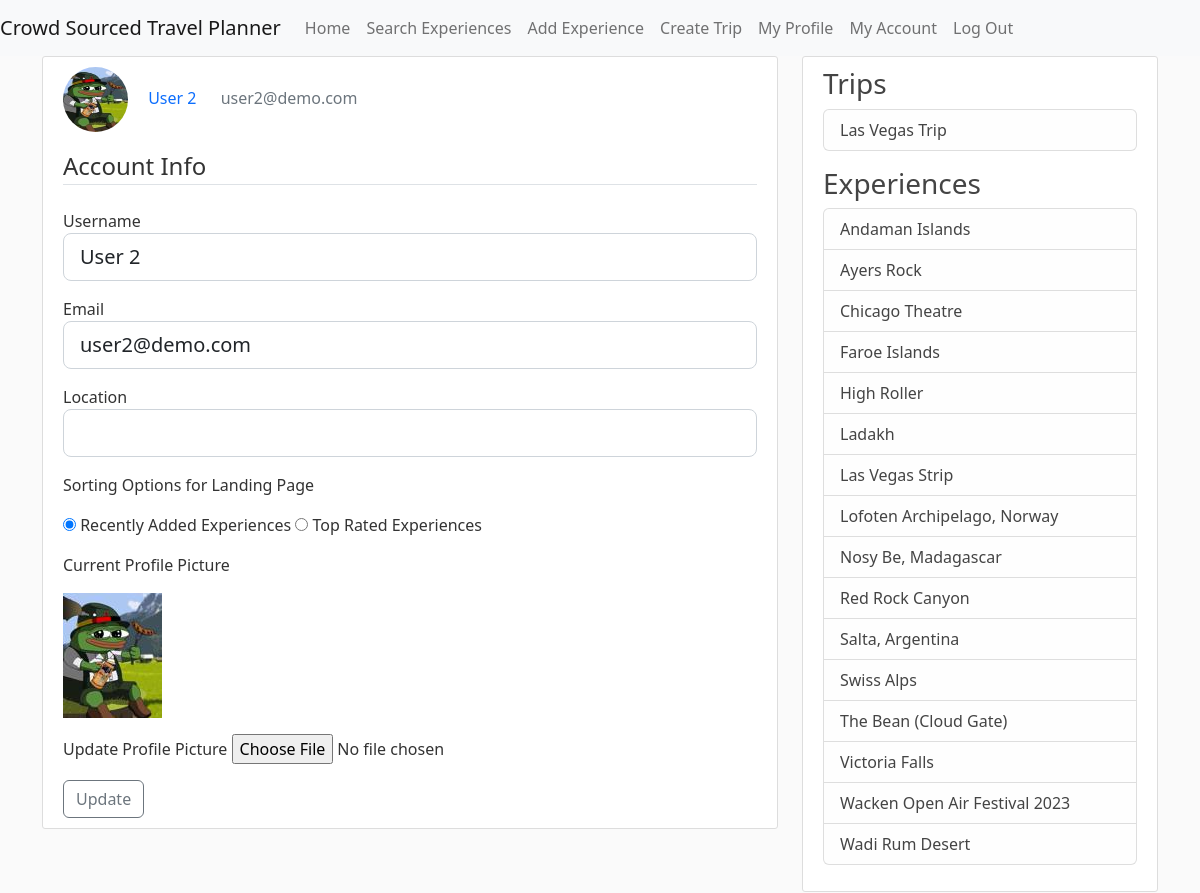
Page /account (signed in) on the committed database.
### CrowdSourcedTravelPlanner/models.py (models this page shows, shortened)
class User(db.Model, UserMixin):
    id = db.Column(db.Integer, primary_key=True)
    username = db.Column(db.String(20), unique=True, nullable=False)
    email = db.Column(db.String(120), unique=True, nullable=False)
    image_file = db.Column(db.String(20), nullable=False, default='default.jpg')
    password = db.Column(db.String(60), nullable=False)
    date_account_created = db.Column(db.DateTime, nullable=False, default=datetime.utcnow)
    experiences = db.relationship('Experience', backref='author', lazy=True)
    trips = db.relationship('Trip', backref='author', lazy=True)
    location = db.Column(db.String(100), nullable=True, default="")
    latitude = db.Column(db.Float, nullable=True)
    longitude = db.Column(db.Float, nullable=True)
    sort = db.Column(db.String(20), nullable=True, default='recent')

class Trip(db.Model):
    id = db.Column(db.Integer, primary_key=True)
    title = db.Column(db.String(100), nullable=False)
    location = db.Column(db.String(100), nullable=False)
    image_file = db.Column(db.String(20), nullable=False, default='trips_default.jpg')
    user_id = db.Column(db.Integer, db.ForeignKey('user.id'), nullable=False)

class Experience(db.Model):
    id = db.Column(db.Integer, primary_key=True)
    title = db.Column(db.String(100), nullable=False)
    description = db.Column(db.Text, nullable=False)
    location = db.Column(db.String(100), nullable=False)
    date_posted = db.Column(db.DateTime, nullable=False, default=datetime.utcnow)
    image_file = db.Column(db.String(20), nullable=False, default='default.jpg')
    user_id = db.Column(db.Integer, db.ForeignKey('user.id'), nullable=False)
    latitude = db.Column(db.Float, nullable=True)
    longitude = db.Column(db.Float, nullable=True)
    keywords = db.relationship('Keyword', order_by=Keyword.id, back_populates='experience')
    ratings = db.relationship("Rating")

### CrowdSourcedTravelPlanner/routes.py (the view)
@app.route("/account", methods=['GET', 'POST'])
@login_required
def account():
    form = forms.UpdateAccountForm()
    if form.validate_on_submit():
        if form.picture.data:
            picture_file = save_profile_picture(form.picture.data)
            current_user.image_file = picture_file
        current_user.username = form.username.data
        current_user.email = form.email.data
        current_user.location = form.location.data
        current_user.sort = form.sort.data
        if current_user.location != "":
            geolocation = get_geolocation(current_user.location)
            if geolocation:
                current_user.latitude = round(float(geolocation[0]), 4)
                current_user.longitude = round(float(geolocation[1]), 4)
        db.session.commit()
        flash('Your account has been updated!', 'success')
        return redirect(url_for('account'))
    elif request.method == 'GET':
        form.username.data = current_user.username
        form.email.data = current_user.email
        form.location.data = current_user.location
        form.sort.data = current_user.sort
    image_file = url_for('static', filename='profile_pics/' + current_user.image_file)
    return render_template('account.html', title='My Account', image_file=image_file, form=form)

### CrowdSourcedTravelPlanner/forms.py (shortened to what this page needs)
class UpdateAccountForm(FlaskForm):
    username = StringField('Username', validators=[DataRequired(), Length(min=2, max=20)])
    email = StringField('Email', validators=[DataRequired(), Email()])
    location = StringField('Location')
    sort = RadioField('Sort',
                      choices=[('recent', 'Recently Added Experiences'), ('top_rated', 'Top Rated Experiences')],
                      validators=[DataRequired()])
    picture = FileField('Update Profile Picture', validators=[FileAllowed(['jpg', 'png'])])
    submit = SubmitField('Update')

### CrowdSourcedTravelPlanner/models.py (called while the page is built)
@login_manager.user_loader
def load_user(user_id):
    return User.query.get(int(user_id))

### CrowdSourcedTravelPlanner/routes.py (called while the page is built)
@app.context_processor
def inject_data():
    trip_data = Trip.query.order_by(Trip.title.asc()).all()
    trip_data_count = Trip.query.count()
    experience_data = Experience.query.order_by(Experience.title.asc()).all()
    exp_data_count = Experience.query.count()
    return dict(trip_data=trip_data, trip_data_count=trip_data_count, experience_data=experience_data,
                exp_data_count=exp_data_count)

### CrowdSourcedTravelPlanner/templates/account.html (shortened to what this page needs)
{% extends "pageLayout.html" %}
{% block content %}
    <div class="content-section">
        <ul>
            <li style="display:inline-block;">
                <a href="{{ url_for('user_experiences', username=current_user.username) }}">
                    <img class="rounded-circle article-img"
                         src="{{ url_for('static', filename='profile_pics/' + current_user.image_file) }}">
                </a>
            </li>
            <li style="display:inline-block;">
                <a class="mr-2 text-decoration-none"
                   href="{{ url_for('user_experiences', username=current_user.username) }}">{{ current_user.username }}</a>
            </li>
            <li style="display:inline-block; padding-left: 20px;">
                <p class="text-secondary">{{ current_user.email }}</p>
            </li>
        </ul>
        <form method="POST" action="" enctype="multipart/form-data">
            <fieldset class="form-group">
                <legend class="border-bottom mb-4">Account Info</legend>
                <div class="form-group">
                    {{ form.username.label(class="form-control-label") }}
                    {% if form.username.errors %}
                        {{ form.username(class="form-control form-control-lg is-invalid") }}
                        <div class="invalid-feedback">
                            {% for error in form.username.errors %}
                                <span>{{ error }}</span>
                            {% endfor %}
                        </div>
                    {% else %}
                        {{ form.username(class="form-control form-control-lg") }}
                    {% endif %}
                </div>
                <div class="form-group pt-3">
                    {{ form.email.label(class="form-control-label") }}
                    {% if form.email.errors %}
                        {{ form.email(class="form-control form-control-lg is-invalid") }}
                        <div class="invalid-feedback">
                            {% for error in form.email.errors %}
                                <span>{{ error }}</span>
                            {% endfor %}
                        </div>
                    {% else %}
                        {{ form.email(class="form-control form-control-lg") }}
                    {% endif %}
                </div>
                <div class="form-group pt-3">
                    {{ form.location.label(class="form-control-label") }}
                    {% if form.location.errors %}
                        {{ form.location(class="form-control form-control-lg is-invalid") }}
                        <div class="invalid-feedback">
                            {% for error in form.location.errors %}
                                <span>{{ error }}</span>
                            {% endfor %}
                        </div>
                    {% else %}
                        {{ form.location(class="form-control form-control-lg") }}
                    {% endif %}
                </div>
                <div class="form-group pt-3">
                    <p>Sorting Options for Landing Page</p>
                    {% for subfield in form.sort %}
                        <tr>
                            <td>{{ subfield }}</td>
                            <td>{{ subfield.label }}</td>
                        </tr>
                    {% endfor %}
                </div>
                <div class="pt-3">
                    <p>Current Profile Picture</p>
                </div>
                <div id="user-uploaded-image">
                    <img class="img-rounded"
                         src="{{ image_file }}">
                </div>
                <div class="form-group pt-3">
                    {{ form.picture.label() }}
                    {{ form.picture(class="form-control-file") }}
                </div>
            </fieldset>
            <div class="form-group pt-3">
                {{ form.submit(class="btn btn-outline-secondary") }}
            </div>
        </form>
    </div>
{% endblock content %}}

### CrowdSourcedTravelPlanner/templates/pageLayout.html (shortened to what this page needs)
<!DOCTYPE html>
<html lang="en">
<head>
    <link href="https://cdn.jsdelivr.net/npm/bootstrap@5.2.2/dist/css/bootstrap.min.css" rel="stylesheet">
    {% if request.endpoint == 'landing' %}
        <title>Crowd Sourced Travel Planner</title>
        <link href="{{ url_for('static', filename='landing.css') }}" rel="stylesheet" type="text/css">
    {% elif request.endpoint == 'login' %}
        <title>Login</title>
        <link href="{{ url_for('static', filename='login.css') }}" rel="stylesheet" type="text/css">
    {% elif request.endpoint == 'register' %}
        <title>Register</title>
        <link href="{{ url_for('static', filename='register.css') }}" rel="stylesheet" type="text/css">
    {% elif request.endpoint == 'profile' %}
        <title>My Profile</title>
        <link href="{{ url_for('static', filename='profile.css') }}" rel="stylesheet" type="text/css">
    {% elif request.endpoint == 'account' %}
        <link href="{{ url_for('static', filename='account.css') }}" rel="stylesheet" type="text/css">
    {% elif request.endpoint == 'add_experience' %}
        <title>Add Experience</title>
        <link href="{{ url_for('static', filename='create_experience.css') }}" rel="stylesheet" type="text/css">
    {% elif request.endpoint == 'experience' %}
        <title>Experience Details</title>
        <link href="{{ url_for('static', filename='experience.css') }}" rel="stylesheet" type="text/css">
    {% elif request.endpoint == 'update_experience' %}
        <title>Update Experience</title>
        <link href="{{ url_for('static', filename='update_experience.css') }}" rel="stylesheet" type="text/css">
    {% elif request.endpoint == 'user_experiences' %}
        <title>User Experiences</title>
        <link href="{{ url_for('static', filename='user_experiences.css') }}" rel="stylesheet" type="text/css">
    {% elif request.endpoint == 'search' %}
        <title>Search</title>
        <link href="{{ url_for('static', filename='search.css') }}" rel="stylesheet" type="text/css">
    {% elif request.endpoint == 'keyword' %}
        <title>Keyword</title>
        <link href="{{ url_for('static', filename='keyword.css') }}" rel="stylesheet" type="text/css">
    {% elif request.endpoint == 'create_trip' %}
        <title>Create Trip</title>
        <link href="{{ url_for('static', filename='create_trip.css') }}" rel="stylesheet" type="text/css">
    {% elif request.endpoint == 'update_trip' %}
        <title>Update Trip</title>
        <link href="{{ url_for('static', filename='update_trip.css') }}" rel="stylesheet" type="text/css">
    {% elif request.endpoint == 'user_trips' %}
        <title>User Trips</title>
        <link href="{{ url_for('static', filename='user_trips.css') }}" rel="stylesheet" type="text/css">
    {% elif request.endpoint == 'trip' %}
        <title>Trip</title>
        <link href="{{ url_for('static', filename='trip.css') }}" rel="stylesheet" type="text/css">
    {% endif %}
</head>
<body>
    <nav class="navbar navbar-expand-lg navbar-light bg-light">
        <a class="navbar-brand" href="{{ url_for('landing') }}">Crowd Sourced Travel Planner</a>
        <div class="collapse navbar-collapse" id="navbarNav">
            <ul class="navbar-nav">
                <li class="nav-item active">
                    <a class="nav-link" href="{{ url_for('landing') }}">Home</a>
                </li>
                <li class="nav-item">
                    <a class="nav-link" href="{{ url_for('search') }}">Search Experiences</a>
                </li>
                {% if current_user.is_authenticated %}
                    <li class="nav-item">
                        <a class="nav-link" href="{{ url_for('add_experience') }}">Add Experience</a>
                    </li>
                    <li class="nav-item">
                        <a class="nav-link" href="{{ url_for('create_trip') }}">Create Trip</a>
                    </li>
                    <li class="nav-item">
                        <a class="nav-link" href="{{ url_for('profile') }}">My Profile</a>
                    </li>
                    <li class="nav-item">
                        <a class="nav-link" href="{{ url_for('account') }}">My Account</a>
                    </li>
                    <li class="nav-item">
                        <a class="nav-link" href="{{ url_for('logout') }}">Log Out</a>
                    </li>
                {% endif %}
            </ul>
        </div>
    </nav>
    <main role="main" class="container">
        <div class="row">
            <div class="col-md-8">
                {% block content %}{% endblock %}
            </div>
            <div class="col-md-4">
                <div class="content-section">
                    <h3>Trips</h3>
                    {% if trip_data_count == 0 %}
                        <p class='text-muted'>No trips have been created.
                    {% else %}
                        <ul class="list-group">
                            {% for trip in trip_data %}
                                <li class="list-group-item list-group-item-light">
                                    <a class="article-title text-decoration-none" href="{{ url_for('trip', trip_id=trip.id) }}">{{ trip.title }}</a>
                                </li>
                            {% endfor %}
                        </ul>
                    {% endif %}
                    <h3>Experiences</h3>
                    {% if exp_data_count == 0 %}
                        <p class='text-muted'>No experiences have been created.
                    {% else %}
                        <ul class="list-group">
                            {% for experience in experience_data %}
                                <li class="list-group-item list-group-item-light">
                                    <a class="article-title text-decoration-none" href="{{ url_for('experience', experience_id=experience.id) }}">{{ experience.title }}</a>
                                </li>
                            {% endfor %}
                        </ul>
                    {% endif %}
                </div>
            </div>
        </div>
    </main>
</body>
</html>

### CrowdSourcedTravelPlanner/static/account.css (style rules this page uses)
body { background: #fafafa; color: #333333; }
h1, h2, h3, h4, h5, h6 { color: #444444; }
.content-section { background: #ffffff; padding: 10px 20px; border: 1px solid #dddddd; border-radius: 3px; margin-bottom: 20px; }
.article-title { color: #444444; }
.article-img { height: 65px; width: 65px; margin-right: 16px; }
ul { list-style: none; padding-left: 0; }

### rows in the picture
User: image_file (picture), username "User 2", email "user2@demo.com"
Trip: title "Las Vegas Trip"
Experience: title "Andaman Islands"
Experience: title "Ayers Rock"
Experience: title "Chicago Theatre"
Experience: title "Faroe Islands"
Experience: title "High Roller"
Experience: title "Ladakh"
Experience: title "Las Vegas Strip"
Experience: title "Lofoten Archipelago, Norway"
Experience: title "Nosy Be, Madagascar"
Experience: title "Red Rock Canyon"
Experience: title "Salta, Argentina"
Experience: title "Swiss Alps"
Experience: title "The Bean (Cloud Gate)"
Experience: title "Victoria Falls"
Experience: title "Wacken Open Air Festival 2023"
Experience: title "Wadi Rum Desert"

### other values in the picture
{{ subfield.label }} "Recently Added Experiences" "Top Rated Experiences"
